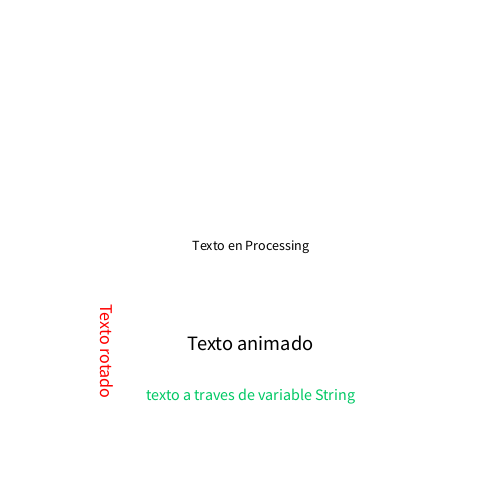
Frame 1 (no input)
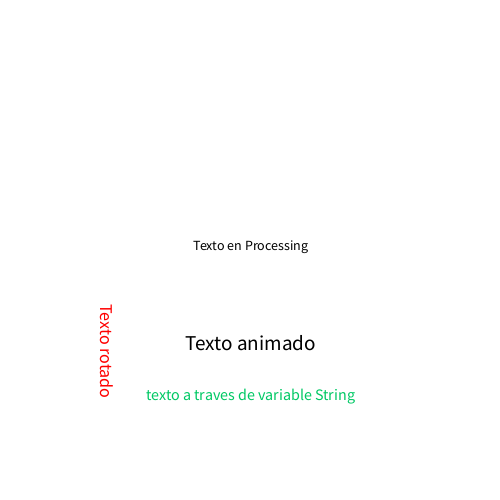
Frame 60 (the mouse pressed at the canvas centre just before this capture)
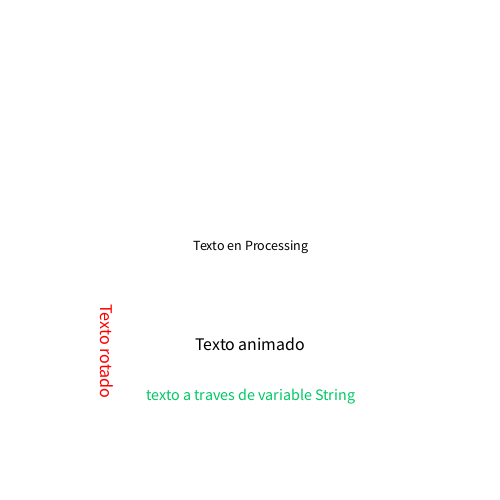
Frame 120 (the mouse held since frame 60 and released just before this capture)

The Processing sketch that drew these frames (run headless with seeded random() and noise(); from frame 60 on, the mouse is pressed at the canvas centre):

// Processing sketch: texto_2
// ── texto_2.pde
void setup() {
  size(500, 500);
}

void draw() {
  background(255);
  textSize(14);
  fill(0);
  textAlign(CENTER);
  text("Texto en Processing", width/2, height/2);
  
  textSize(20 + sin(frameCount * 0.05) * 8);
  text("Texto animado", width/2, height/2 + 100);
  
  pushMatrix();
  translate(100, height/2+100);
  rotate(radians(90));
  textSize(18);
  fill(255,0,0);
  text("Texto rotado", 0,0);
  popMatrix();
  
  textSize(16);
  fill(0,200,100);
  String t = "texto a traves de variable String";
  text(t, width/2, height-100);
  
}
